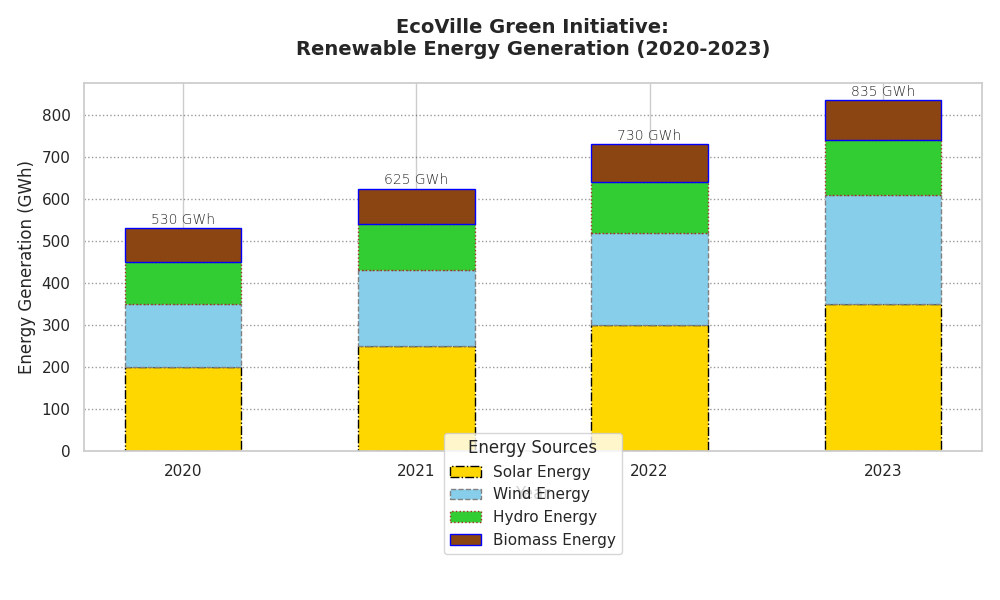

Write Python code to recreate this figure.
import matplotlib.pyplot as plt
import numpy as np

# Data for energy generation in gigawatt-hours (GWh)
years = ['2020', '2021', '2022', '2023']
solar_energy = [200, 250, 300, 350]
wind_energy = [150, 180, 220, 260]
hydro_energy = [100, 110, 120, 130]
biomass_energy = [80, 85, 90, 95]

# Colors for each energy source
colors = ['#ffd700', '#87ceeb', '#32cd32', '#8b4513']

# Create the figure and axis
fig, ax = plt.subplots(figsize=(10, 6))

# Plot stacked bars with altered stylistic elements
bar_width = 0.5
ax.bar(years, solar_energy, label='Solar Energy', color=colors[0], width=bar_width, edgecolor='black', linestyle='-.')
ax.bar(years, wind_energy, bottom=solar_energy, label='Wind Energy', color=colors[1], width=bar_width, edgecolor='grey', linestyle='--')
ax.bar(years, hydro_energy, bottom=np.array(solar_energy) + np.array(wind_energy), label='Hydro Energy', color=colors[2], width=bar_width, edgecolor='brown', linestyle=':')
ax.bar(years, biomass_energy, bottom=np.array(solar_energy) + np.array(wind_energy) + np.array(hydro_energy), label='Biomass Energy', color=colors[3], width=bar_width, edgecolor='blue', linestyle='-')

# Set title and axis labels
ax.set_title('EcoVille Green Initiative:\nRenewable Energy Generation (2020-2023)', fontsize=14, fontweight='bold', pad=20)
ax.set_xlabel('Year', fontsize=12)
ax.set_ylabel('Energy Generation (GWh)', fontsize=12)

# Enable gridlines with altered style
ax.yaxis.grid(True, linestyle=':', color='black', alpha=0.4)

# Add legend with altered position and frame
ax.legend(title="Energy Sources", loc='lower center', bbox_to_anchor=(0.5, -0.3), frameon=True)

# Annotate the total energy generation per year
for i, year in enumerate(years):
    total_energy = solar_energy[i] + wind_energy[i] + hydro_energy[i] + biomass_energy[i]
    ax.text(i, total_energy + 10, f'{total_energy} GWh', ha='center', fontsize=10, fontweight='light')

# Adjust layout
plt.tight_layout()

# Display the plot
plt.show()
